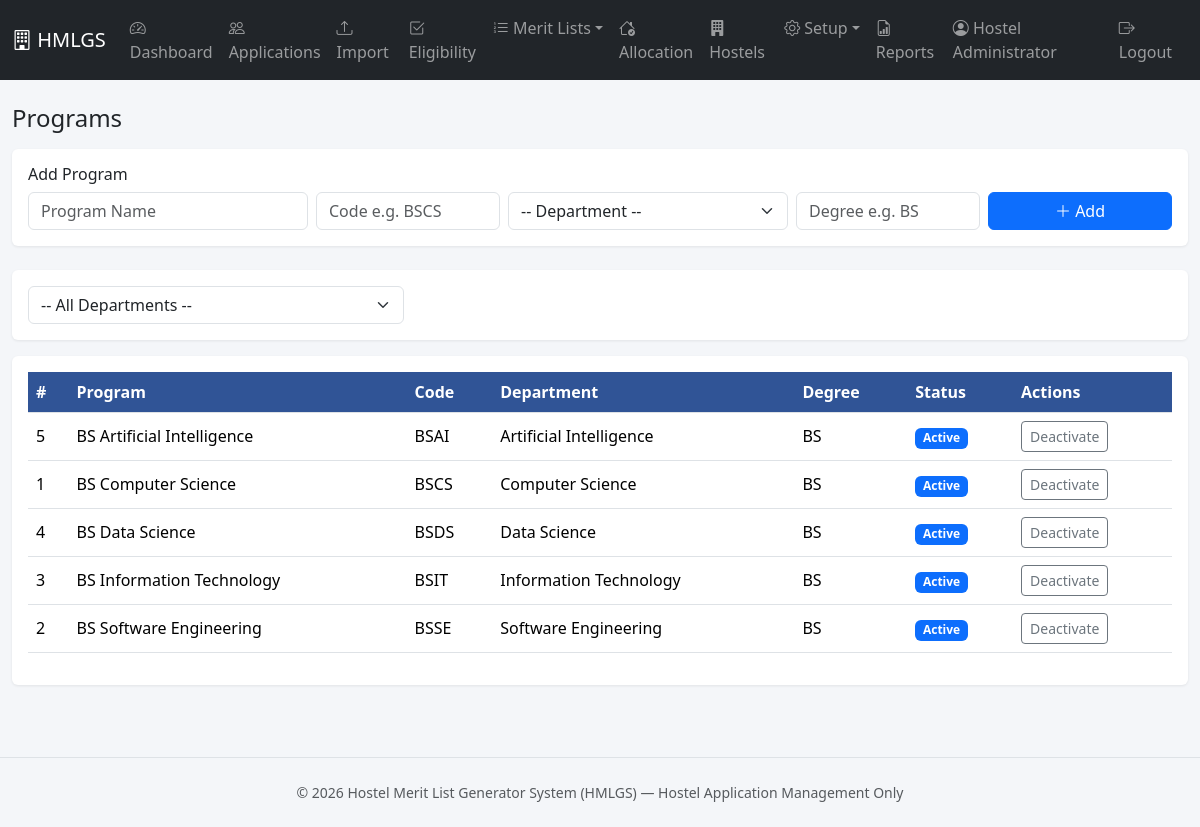
The page /programs/index.php (signed in) on the database its author committed.
### tables this page shows
CREATE TABLE programs (
    id INT AUTO_INCREMENT PRIMARY KEY,
    program_name VARCHAR(150) NOT NULL,
    program_code VARCHAR(20) NOT NULL UNIQUE,
    department_id INT NOT NULL,
    degree VARCHAR(50) DEFAULT NULL,
    status ENUM('Active','Inactive') NOT NULL DEFAULT 'Active',
    created_at DATETIME NOT NULL DEFAULT CURRENT_TIMESTAMP,
    updated_at DATETIME NOT NULL DEFAULT CURRENT_TIMESTAMP ON UPDATE CURRENT_TIMESTAMP,
    CONSTRAINT fk_programs_department FOREIGN KEY (department_id) REFERENCES departments(id)
);

CREATE TABLE departments (
    id INT AUTO_INCREMENT PRIMARY KEY,
    department_name VARCHAR(150) NOT NULL,
    department_code VARCHAR(20) NOT NULL UNIQUE,
    status ENUM('Active','Inactive') NOT NULL DEFAULT 'Active',
    created_at DATETIME NOT NULL DEFAULT CURRENT_TIMESTAMP,
    updated_at DATETIME NOT NULL DEFAULT CURRENT_TIMESTAMP ON UPDATE CURRENT_TIMESTAMP
);

### includes/functions.php (called while the page is built, shortened)
<?php
function e($value) {
    return htmlspecialchars($value ?? '', ENT_QUOTES, 'UTF-8');
}

### programs/index.php (the view, shortened to what this page needs)
<?php
require_once __DIR__ . '/../config/config.php';
$sql = "SELECT p.*, d.department_name FROM programs p JOIN departments d ON d.id = p.department_id";
$params = [];
$sql .= " ORDER BY d.department_name, p.program_name";
$stmt = $pdo->prepare($sql);
$stmt->execute($params);
$rows = $stmt->fetchAll();
require __DIR__ . '/../includes/header.php';
require __DIR__ . '/../includes/navbar.php';
?>
<div class="container-fluid py-4">
  <h4 class="mb-3">Programs</h4>
  <div class="card p-3 mb-4">
    <h6>Add Program</h6>
    <form method="post" class="row g-2">
      <div class="col-md-3"><input type="text" name="program_name" class="form-control" placeholder="Program Name" required></div>
      <div class="col-md-2"><input type="text" name="program_code" class="form-control" placeholder="Code e.g. BSCS" required></div>
      <div class="col-md-3">
        <select name="department_id" class="form-select" required>
          <option value="">-- Department --</option>
        </select>
      </div>
      <div class="col-md-2"><input type="text" name="degree" class="form-control" placeholder="Degree e.g. BS"></div>
      <div class="col-md-2"><button class="btn btn-primary w-100"><i class="bi bi-plus-lg"></i> Add</button></div>
    </form>
  </div>
  <div class="card p-3 mb-3">
    <form method="get" class="row g-2">
      <div class="col-md-4">
        <select name="department_id" class="form-select" onchange="this.form.submit()">
          <option value="">-- All Departments --</option>
        </select>
      </div>
    </form>
  </div>
  <div class="card p-3">
    <table class="table table-hover align-middle">
      <thead><tr><th>#</th><th>Program</th><th>Code</th><th>Department</th><th>Degree</th><th>Status</th><th>Actions</th></tr></thead>
      <tbody>
      <?php foreach ($rows as $p): ?>
        <tr>
          <td><?= $p['id'] ?></td>
          <td><?= e($p['program_name']) ?></td>
          <td><?= e($p['program_code']) ?></td>
          <td><?= e($p['department_name']) ?></td>
          <td><?= e($p['degree']) ?></td>
          <td><span class="badge <?= $p['status']==='Active' ? 'bg-primary' : 'bg-secondary' ?>"><?= e($p['status']) ?></span></td>
          <td>
            <form method="post" class="d-inline">
              <button class="btn btn-sm btn-outline-secondary"><?= $p['status']==='Active' ? 'Deactivate' : 'Activate' ?></button>
            </form>
          </td>
        </tr>
      <?php endforeach; ?>
      </tbody>
    </table>
  </div>
</div>
<?php require __DIR__ . '/../includes/footer.php'; ?>

### includes/header.php (shortened to what this page needs)
<!DOCTYPE html>
<html lang="en">
<head>
<link href="https://cdn.jsdelivr.net/npm/bootstrap@5.3.3/dist/css/bootstrap.min.css" rel="stylesheet">
<link href="https://cdn.jsdelivr.net/npm/bootstrap-icons@1.11.3/font/bootstrap-icons.css" rel="stylesheet">
<link href="<?= BASE_URL ?>assets/css/style.css" rel="stylesheet">
</head>
<body>

### includes/navbar.php (shortened to what this page needs)
<nav class="navbar navbar-expand-lg navbar-dark bg-dark sticky-top">
  <div class="container-fluid">
    <a class="navbar-brand" href="<?= BASE_URL ?>dashboard/index.php">
      <i class="bi bi-building"></i> HMLGS
    </a>
    <div class="collapse navbar-collapse" id="mainNav">
      <ul class="navbar-nav me-auto mb-2 mb-lg-0">
        <li class="nav-item"><a class="nav-link" href="<?= BASE_URL ?>dashboard/index.php"><i class="bi bi-speedometer2"></i> Dashboard</a></li>
        <li class="nav-item"><a class="nav-link" href="<?= BASE_URL ?>applications/index.php"><i class="bi bi-people"></i> Applications</a></li>
        <li class="nav-item"><a class="nav-link" href="<?= BASE_URL ?>imports/upload.php"><i class="bi bi-upload"></i> Import</a></li>
        <li class="nav-item"><a class="nav-link" href="<?= BASE_URL ?>eligibility/index.php"><i class="bi bi-check2-square"></i> Eligibility</a></li>
        <li class="nav-item dropdown">
          <a class="nav-link dropdown-toggle" href="#" role="button" data-bs-toggle="dropdown"><i class="bi bi-list-ol"></i> Merit Lists</a>
        </li>
        <li class="nav-item"><a class="nav-link" href="<?= BASE_URL ?>allocation/index.php"><i class="bi bi-house-check"></i> Allocation</a></li>
        <li class="nav-item"><a class="nav-link" href="<?= BASE_URL ?>hostels/index.php"><i class="bi bi-building-fill"></i> Hostels</a></li>
        <li class="nav-item dropdown">
          <a class="nav-link dropdown-toggle" href="#" role="button" data-bs-toggle="dropdown"><i class="bi bi-gear"></i> Setup</a>
        </li>
        <li class="nav-item"><a class="nav-link" href="<?= BASE_URL ?>reports/index.php"><i class="bi bi-file-earmark-bar-graph"></i> Reports</a></li>
      </ul>
      <ul class="navbar-nav">
        <li class="nav-item">
          <span class="nav-link text-light-50">
            <i class="bi bi-person-circle"></i> <?= e($_SESSION['full_name'] ?? 'Administrator') ?>
          </span>
        </li>
        <li class="nav-item"><a class="nav-link" href="<?= BASE_URL ?>logout.php"><i class="bi bi-box-arrow-right"></i> Logout</a></li>
      </ul>
    </div>
  </div>
</nav>

### includes/footer.php (shortened to what this page needs)
<footer class="text-center text-muted small py-4 mt-5 border-top">
  &copy; <?= date('Y') ?> <?= APP_NAME ?> &mdash; Hostel Application Management Only
</footer>
</body>
</html>

### assets/css/style.css (style rules this page uses)
body { background-color: #f4f6f9; }
.card { border: none; box-shadow: 0 1px 3px rgba(0,0,0,.08); }
table.table thead th { background-color: #305496; color: #fff; white-space: nowrap; }

### rows shown on the page
programs: id "5", program_name "BS Artificial Intelligence", program_code "BSAI", department.department_name "Artificial Intelligence", degree "BS", status "Active", shows "Deactivate"
programs: id "1", program_name "BS Computer Science", program_code "BSCS", department.department_name "Computer Science", degree "BS", status "Active", shows "Deactivate"
programs: id "4", program_name "BS Data Science", program_code "BSDS", department.department_name "Data Science", degree "BS", status "Active", shows "Deactivate"
programs: id "3", program_name "BS Information Technology", program_code "BSIT", department.department_name "Information Technology", degree "BS", status "Active", shows "Deactivate"
programs: id "2", program_name "BS Software Engineering", program_code "BSSE", department.department_name "Software Engineering", degree "BS", status "Active", shows "Deactivate"

### other values the page prints
$_SESSION['full_name'] "Hostel Administrator"
APP_NAME "Hostel Merit List Generator System (HMLGS)"
